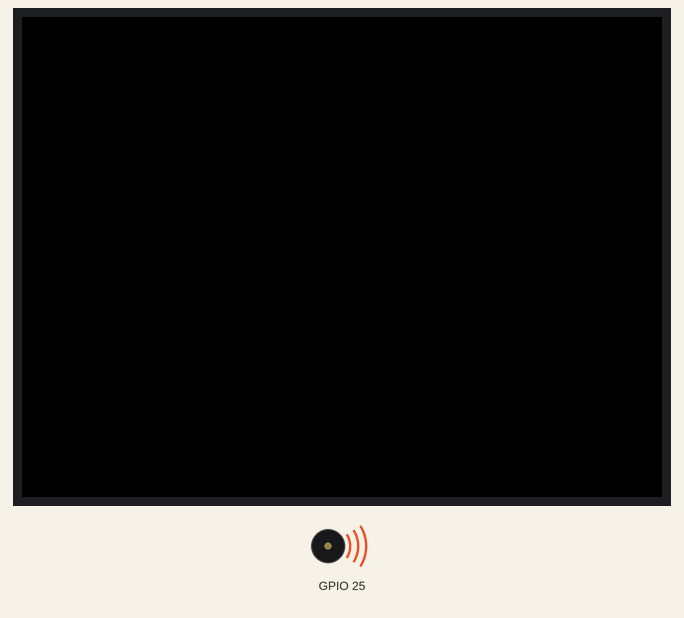
A sketch run on a simulated ESP32. Parts: 320×240 colour display, buzzer (waves = sounding).

Above: at 0.2 s.
At 0.8 s:
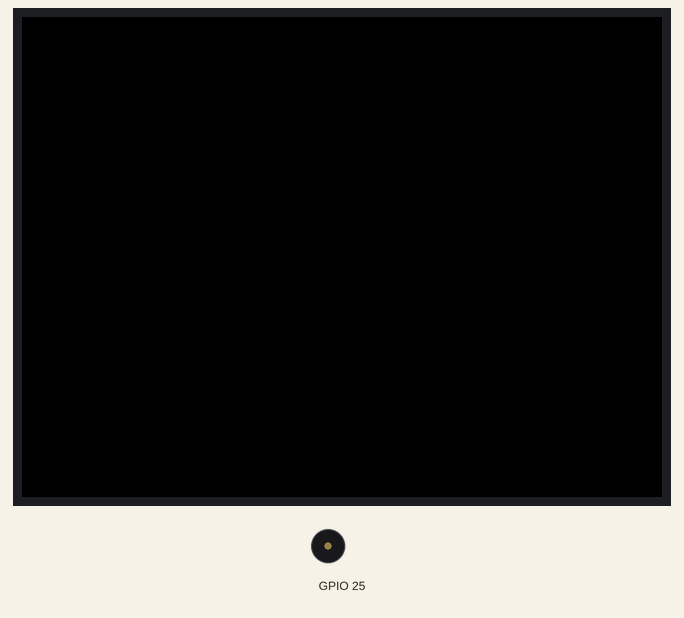
Timing chart, 0 to 2.3 s (numbered marks = the images above):
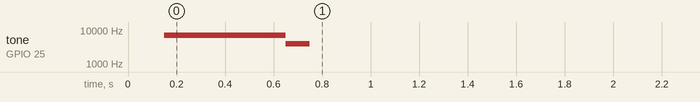

The sketch:

speaker.ino
```cpp
#include "M5Unified.h"
#include "test_audio.h"

// 8bit unsigned 44.1kHz mono (exclude wav header)
extern const uint8_t test_audio[46000];

void setup() {
  M5.begin();
  M5.Speaker.setVolume(64);

  M5.Speaker.tone(7000, 500);  // frequency, duration
  delay(500);
  M5.Speaker.tone(4000, 100);
  delay(500);
}

void loop() {
  M5.Speaker.playRaw(test_audio, sizeof(test_audio) / sizeof(test_audio[0]));
  while (M5.Speaker.isPlaying()) {
    delay(1);
  }
  delay(100);
}
```

Source omitted: test_audio.h (data table, 284667 bytes)
